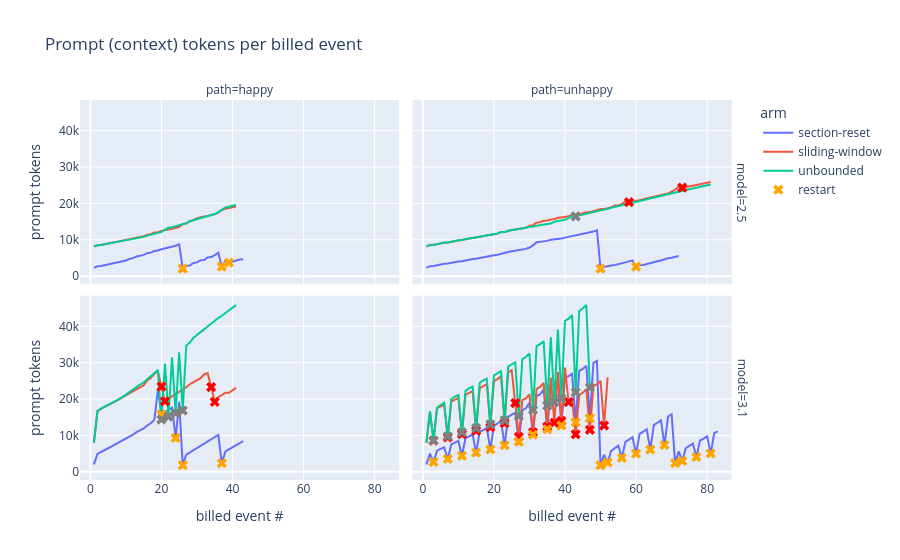

The notebook cell saved with this chart:
### Markdown cell above
## 4. Context length from start to question 20

Per-billed-event prompt size -- the raw "how much memory is the model carrying"
trace. Markers: red = compression eviction (sliding-window arm only),
orange = section-restart reset, gray = post-death anomaly (the GoAway cells).
This chart IS the turn-memory-vs-context-length distribution per arm.

### Code cell
fig = px.line(curves, x='event_index', y='prompt_tokens', color='arm',
              facet_col='path', facet_row='model', height=560,
              title='Prompt (context) tokens per billed event',
              labels={'event_index': 'billed event #', 'prompt_tokens': 'prompt tokens'})
drop_colors = {'eviction': 'red', 'restart': 'orange', 'anomaly': 'gray'}
drops = curves[curves['drop']]
for kind, color in drop_colors.items():
    d = drops[drops['drop_kind'] == kind]
    if len(d):
        # overlay drop markers on the matching facets
        for (m, p), dd in d.groupby(['model', 'path']):
            fig.add_trace(go.Scatter(
                x=dd['event_index'], y=dd['prompt_tokens'], mode='markers',
                marker=dict(color=color, size=9, symbol='x'),
                name=f'{kind}', legendgroup=kind, showlegend=(m == '2.5' and p == 'happy'),
            ), row=(1 if m == '3.1' else 2), col=(1 if p == 'happy' else 2))
fig.show()

### Figure 1 — Plotly figure (JSON) as saved in the notebook; plotly's stock layout.template omitted (floating-point values rounded to 4 significant figures)
{"data": [{"hovertemplate": "arm=section-reset<br>model=2.5<br>path=happy<br>billed event #=%{x}<br>prompt tokens=%{y}<extra></extra>", "legendgroup": "section-reset", "line": {"color": "#636efa", "dash": "solid"}, "marker": {"symbol": "circle"}, "mode": "lines", "name": "section-reset", "orientation": "v", "showlegend": true, "type": "scatter", "x": [1, 2, 3, 4, 5, 6, 7, 8, 9, 10, 11, 12, 13, 14, 15, 16, 17, 18, 19, 20, 21, 22, 23, 24, 25, 26, 27, 28, 29, 30, 31, 32, 33, 34, 35, 36, 37, 38, 39, 40, 41, 42, 43], "xaxis": "x3", "y": [2275, 2728, 2809, 3003, 3224, 3453, 3650, 3887, 4065, 4309, 4726, 4954, 5394, 5598, 5846, 6311, 6464, 6908, 7032, 7401, 7619, 7857, 8085, 8363, 8733, 2068, 2874, 2916, 3621, 3782, 4395, 4447, 5118, 5238, 5751, 6437, 2609, 4270, 3698, 4003, 4161, 4546, 4662], "yaxis": "y3"}, {"hovertemplate": "arm=section-reset<br>model=2.5<br>path=unhappy<br>billed event #=%{x}<br>prompt tokens=%{y}<extra></extra>", "legendgroup": "section-reset", "line": {"color": "#636efa", "dash": "solid"}, "marker": {"symbol": "circle"}, "mode": "lines", "name": "section-reset", "orientation": "v", "showlegend": false, "type": "scatter", "x": [1, 2, 3, 4, 5, 6, 7, 8, 9, 10, 11, 12, 13, 14, 15, 16, 17, 18, 19, 20, 21, 22, 23, 24, 25, 26, 27, 28, 29, 30, 31, 32, 33, 34, 35, 36, 37, 38, 39, 40, 41, 42, 43, 44, 45, 46, 47, 48, 49, 50, 51, 52, 53, 54, 55, 56, 57, 58, 59, 60, 61, 62, 63, 64, 65, 66, 67, 68, 69, 70, 71, 72], "xaxis": "x4", "y": [2275, 2735, 2796, 3059, 3121, 3426, 3447, 3693, 3818, 4028, 4109, 4343, 4493, 4704, 4812, 5026, 5208, 5425, 5504, 5732, 5885, 6196, 6292, 6626, 6831, 6985, 7065, 7358, 7490, 7871, 8460, 9334, 9386, 9643, 9693, 10002, 10091, 10308, 10373, 10582, 10802, 11043, 11118, 11394, 11566, 11847, 11946, 12249, 12651, 2068, 2525, 2638, 2919, 3078, 3384, 3484, 3781, 4050, 4302, 2609, 3030, 3054, 3356, 3611, 3961, 4077, 4286, 4701, 4897, 5045, 5357, 5536], "yaxis": "y4"}, {"hovertemplate": "arm=section-reset<br>model=3.1<br>path=happy<br>billed event #=%{x}<br>prompt tokens=%{y}<extra></extra>", "legendgroup": "section-reset", "line": {"color": "#636efa", "dash": "solid"}, "marker": {"symbol": "circle"}, "mode": "lines", "name": "section-reset", "orientation": "v", "showlegend": false, "type": "scatter", "x": [1, 2, 3, 4, 5, 6, 7, 8, 9, 10, 11, 12, 13, 14, 15, 16, 17, 18, 19, 20, 21, 22, 23, 24, 25, 26, 27, 28, 29, 30, 31, 32, 33, 34, 35, 36, 37, 38, 39, 40, 41, 42, 43], "xaxis": "x", "y": [2044, 4907, 5458, 5921, 6507, 6972, 7562, 8051, 8545, 9063, 9637, 10214, 10899, 11366, 11938, 12738, 13351, 14232, 22538, 15835, 16325, 16999, 17641, 9324, 19243, 1837, 4756, 5340, 6046, 6597, 7148, 7673, 8372, 9010, 9658, 10156, 2378, 5616, 6181, 6765, 7314, 7933, 8460], "yaxis": "y"}, {"hovertemplate": "arm=section-reset<br>model=3.1<br>path=unhappy<br>billed event #=%{x}<br>prompt tokens=%{y}<extra></extra>", "legendgroup": "section-reset", "line": {"color": "#636efa", "dash": "solid"}, "marker": {"symbol": "circle"}, "mode": "lines", "name": "section-reset", "orientation": "v", "showlegend": false, "type": "scatter", "x": [1, 2, 3, 4, 5, 6, 7, 8, 9, 10, 11, 12, 13, 14, 15, 16, 17, 18, 19, 20, 21, 22, 23, 24, 25, 26, 27, 28, 29, 30, 31, 32, 33, 34, 35, 36, 37, 38, 39, 40, 41, 42, 43, 44, 45, 46, 47, 48, 49, 50, 51, 52, 53, 54, 55, 56, 57, 58, 59, 60, 61, 62, 63, 64, 65, 66, 67, 68, 69, 70, 71, 72, 73, 74, 75, 76, 77, 78, 79, 80, 81, 82, 83], "xaxis": "x2", "y": [2044, 5003, 2688, 5799, 6326, 6756, 3544, 7529, 8033, 8484, 4409, 9250, 9758, 10252, 5291, 10963, 11477, 11977, 6161, 12737, 13245, 14072, 7294, 15122, 15743, 16188, 8280, 16952, 17468, 18983, 10215, 20870, 21303, 22646, 11687, 23822, 24241, 25107, 12724, 25839, 26301, 26925, 13648, 27777, 28297, 29149, 14750, 29936, 30498, 1837, 4690, 2580, 5742, 6438, 7170, 3861, 8258, 8857, 9513, 5000, 10431, 11029, 11706, 6124, 12846, 13490, 14158, 7368, 15204, 15826, 2378, 5636, 3005, 6523, 7127, 7749, 4083, 8609, 9112, 9749, 5058, 10635, 11098], "yaxis": "y2"}, {"hovertemplate": "arm=sliding-window<br>model=2.5<br>path=happy<br>billed event #=%{x}<br>prompt tokens=%{y}<extra></extra>", "legendgroup": "sliding-window", "line": {"color": "#EF553B", "dash": "solid"}, "marker": {"symbol": "circle"}, "mode": "lines", "name": "sliding-window", "orientation": "v", "showlegend": true, "type": "scatter", "x": [1, 2, 3, 4, 5, 6, 7, 8, 9, 10, 11, 12, 13, 14, 15, 16, 17, 18, 19, 20, 21, 22, 23, 24, 25, 26, 27, 28, 29, 30, 31, 32, 33, 34, 35, 36, 37, 38, 39, 40, 41], "xaxis": "x3", "y": [8165, 8522, 8573, 8844, 8975, 9205, 9352, 9565, 9709, 9931, 10070, 10399, 10582, 10846, 10945, 11369, 11528, 11975, 12081, 12451, 12587, 12875, 13050, 13320, 13484, 14315, 14438, 15134, 15363, 15956, 16082, 16383, 16564, 16791, 16972, 17515, 18152, 18540, 18722, 18956, 19144], "yaxis": "y3"}, {"hovertemplate": "arm=sliding-window<br>model=2.5<br>path=unhappy<br>billed event #=%{x}<br>prompt tokens=%{y}<extra></extra>", "legendgroup": "sliding-window", "line": {"color": "#EF553B", "dash": "solid"}, "marker": {"symbol": "circle"}, "mode": "lines", "name": "sliding-window", "orientation": "v", "showlegend": false, "type": "scatter", "x": [1, 2, 3, 4, 5, 6, 7, 8, 9, 10, 11, 12, 13, 14, 15, 16, 17, 18, 19, 20, 21, 22, 23, 24, 25, 26, 27, 28, 29, 30, 31, 32, 33, 34, 35, 36, 37, 38, 39, 40, 41, 42, 43, 44, 45, 46, 47, 48, 49, 50, 51, 52, 53, 54, 55, 56, 57, 58, 59, 60, 61, 62, 63, 64, 65, 66, 67, 68, 69, 70, 71, 72, 73, 74, 75, 76, 77, 78, 79, 80, 81], "xaxis": "x4", "y": [8165, 8539, 8596, 8859, 8918, 9198, 9242, 9487, 9639, 9813, 9929, 10198, 10337, 10500, 10615, 10842, 10995, 11214, 11283, 11524, 11678, 12050, 12140, 12487, 12671, 12834, 12913, 13162, 13280, 13883, 14022, 14717, 14831, 15209, 15276, 15573, 15697, 16060, 16120, 16250, 16496, 16791, 16842, 17123, 17277, 17518, 17601, 17847, 18096, 18423, 18421, 18646, 18957, 19397, 19416, 19840, 20549, 20323, 20460, 20669, 20894, 21169, 21324, 21635, 21851, 22071, 22232, 22455, 22697, 23225, 23736, 24583, 24319, 24517, 24636, 24839, 25032, 25268, 25402, 25634, 25850], "yaxis": "y4"}, {"hovertemplate": "arm=sliding-window<br>model=3.1<br>path=happy<br>billed event #=%{x}<br>prompt tokens=%{y}<extra></extra>", "legendgroup": "sliding-window", "line": {"color": "#EF553B", "dash": "solid"}, "marker": {"symbol": "circle"}, "mode": "lines", "name": "sliding-window", "orientation": "v", "showlegend": false, "type": "scatter", "x": [1, 2, 3, 4, 5, 6, 7, 8, 9, 10, 11, 12, 13, 14, 15, 16, 17, 18, 19, 20, 21, 22, 23, 24, 25, 26, 27, 28, 29, 30, 31, 32, 33, 34, 35, 36, 37, 38, 39, 40, 41], "xaxis": "x", "y": [7934, 16685, 17280, 17751, 18331, 18798, 19374, 19913, 20479, 20981, 21571, 22134, 22805, 23210, 23774, 25160, 25763, 26959, 27686, 23432, 19395, 20137, 20731, 21399, 21929, 22731, 23249, 24074, 24648, 25232, 25746, 26762, 27159, 23286, 19228, 20526, 21110, 21715, 21753, 22403, 23092], "yaxis": "y"}, {"hovertemplate": "arm=sliding-window<br>model=3.1<br>path=unhappy<br>billed event #=%{x}<br>prompt tokens=%{y}<extra></extra>", "legendgroup": "sliding-window", "line": {"color": "#EF553B", "dash": "solid"}, "marker": {"symbol": "circle"}, "mode": "lines", "name": "sliding-window", "orientation": "v", "showlegend": false, "type": "scatter", "x": [1, 2, 3, 4, 5, 6, 7, 8, 9, 10, 11, 12, 13, 14, 15, 16, 17, 18, 19, 20, 21, 22, 23, 24, 25, 26, 27, 28, 29, 30, 31, 32, 33, 34, 35, 36, 37, 38, 39, 40, 41, 42, 43, 44, 45, 46, 47, 48, 49, 50, 51, 52], "xaxis": "x2", "y": [7934, 16651, 8558, 17497, 17994, 18438, 9437, 19277, 19833, 20262, 10360, 21130, 21682, 22170, 11307, 22991, 23535, 24074, 12268, 24945, 25481, 26286, 13395, 27306, 27953, 18902, 9650, 19698, 20196, 21309, 10873, 22808, 23339, 24403, 12418, 25911, 13483, 27489, 13982, 28629, 19185, 20209, 10314, 21149, 21737, 22707, 11550, 23527, 24057, 25006, 12724, 25988], "yaxis": "y2"}, {"hovertemplate": "arm=unbounded<br>model=2.5<br>path=happy<br>billed event #=%{x}<br>prompt tokens=%{y}<extra></extra>", "legendgroup": "unbounded", "line": {"color": "#00cc96", "dash": "solid"}, "marker": {"symbol": "circle"}, "mode": "lines", "name": "unbounded", "orientation": "v", "showlegend": true, "type": "scatter", "x": [1, 2, 3, 4, 5, 6, 7, 8, 9, 10, 11, 12, 13, 14, 15, 16, 17, 18, 19, 20, 21, 22, 23, 24, 25, 26, 27, 28, 29, 30, 31, 32, 33, 34, 35, 36, 37, 38, 39, 40, 41], "xaxis": "x3", "y": [8165, 8490, 8546, 8731, 8869, 9099, 9240, 9455, 9591, 9809, 9958, 10260, 10429, 10653, 10794, 11146, 11360, 11636, 11926, 12108, 12758, 13305, 13453, 13715, 13884, 14321, 14557, 15107, 15388, 15841, 16093, 16315, 16588, 16814, 17069, 17594, 18178, 18862, 19054, 19405, 19621], "yaxis": "y3"}, {"hovertemplate": "arm=unbounded<br>model=2.5<br>path=unhappy<br>billed event #=%{x}<br>prompt tokens=%{y}<extra></extra>", "legendgroup": "unbounded", "line": {"color": "#00cc96", "dash": "solid"}, "marker": {"symbol": "circle"}, "mode": "lines", "name": "unbounded", "orientation": "v", "showlegend": false, "type": "scatter", "x": [1, 2, 3, 4, 5, 6, 7, 8, 9, 10, 11, 12, 13, 14, 15, 16, 17, 18, 19, 20, 21, 22, 23, 24, 25, 26, 27, 28, 29, 30, 31, 32, 33, 34, 35, 36, 37, 38, 39, 40, 41, 42, 43, 44, 45, 46, 47, 48, 49, 50, 51, 52, 53, 54, 55, 56, 57, 58, 59, 60, 61, 62, 63, 64, 65, 66, 67, 68, 69, 70, 71, 72, 73, 74, 75, 76, 77, 78, 79, 80, 81], "xaxis": "x4", "y": [8165, 8518, 8564, 8822, 8890, 9214, 9246, 9479, 9621, 9838, 9919, 10194, 10342, 10507, 10655, 10881, 11021, 11239, 11318, 11546, 11711, 12135, 12156, 12486, 12629, 12852, 12925, 13152, 13296, 13595, 13597, 13877, 14000, 14248, 14309, 14450, 14960, 15070, 15303, 15482, 15948, 16615, 16434, 16638, 16990, 17203, 17365, 17562, 17815, 18081, 18237, 18459, 18793, 19025, 19273, 19552, 19811, 20088, 20265, 20475, 20676, 20907, 21194, 21493, 21783, 22010, 22204, 22429, 22673, 22840, 22997, 23355, 23441, 23676, 23863, 24069, 24260, 24526, 24702, 24955, 25171], "yaxis": "y4"}, {"hovertemplate": "arm=unbounded<br>model=3.1<br>path=happy<br>billed event #=%{x}<br>prompt tokens=%{y}<extra></extra>", "legendgroup": "unbounded", "line": {"color": "#00cc96", "dash": "solid"}, "marker": {"symbol": "circle"}, "mode": "lines", "name": "unbounded", "orientation": "v", "showlegend": false, "type": "scatter", "x": [1, 2, 3, 4, 5, 6, 7, 8, 9, 10, 11, 12, 13, 14, 15, 16, 17, 18, 19, 20, 21, 22, 23, 24, 25, 26, 27, 28, 29, 30, 31, 32, 33, 34, 35, 36, 37, 38, 39, 40, 41], "xaxis": "x", "y": [7934, 16683, 17350, 17839, 18399, 18864, 19434, 19947, 20549, 21261, 21847, 22764, 23453, 23956, 24552, 25482, 26133, 27169, 27998, 14366, 29742, 15175, 31483, 16101, 32854, 16847, 34717, 35527, 36796, 37613, 38291, 39160, 39931, 40774, 41477, 42265, 42887, 43647, 44291, 45147, 45831], "yaxis": "y"}, {"hovertemplate": "arm=unbounded<br>model=3.1<br>path=unhappy<br>billed event #=%{x}<br>prompt tokens=%{y}<extra></extra>", "legendgroup": "unbounded", "line": {"color": "#00cc96", "dash": "solid"}, "marker": {"symbol": "circle"}, "mode": "lines", "name": "unbounded", "orientation": "v", "showlegend": false, "type": "scatter", "x": [1, 2, 3, 4, 5, 6, 7, 8, 9, 10, 11, 12, 13, 14, 15, 16, 17, 18, 19, 20, 21, 22, 23, 24, 25, 26, 27, 28, 29, 30, 31, 32, 33, 34, 35, 36, 37, 38, 39, 40, 41, 42, 43, 44, 45, 46, 47], "xaxis": "x2", "y": [7934, 16663, 8615, 17681, 18372, 18998, 9784, 20011, 20677, 21126, 10877, 22252, 22938, 23424, 12024, 24487, 25141, 25605, 13035, 26513, 27057, 27786, 14169, 28918, 29559, 30074, 15274, 30992, 31552, 32557, 17005, 34534, 35111, 35877, 18191, 36985, 19137, 39135, 20214, 41521, 42081, 43117, 21842, 44199, 44879, 45879, 23204], "yaxis": "y2"}, {"legendgroup": "eviction", "marker": {"color": "red", "size": 9, "symbol": "x"}, "mode": "markers", "name": "eviction", "showlegend": false, "type": "scatter", "x": [58, 73], "xaxis": "x4", "y": [20323, 24319], "yaxis": "y4"}, {"legendgroup": "eviction", "marker": {"color": "red", "size": 9, "symbol": "x"}, "mode": "markers", "name": "eviction", "showlegend": false, "type": "scatter", "x": [20, 21, 34, 35], "xaxis": "x", "y": [23432, 19395, 23286, 19228], "yaxis": "y"}, {"legendgroup": "eviction", "marker": {"color": "red", "size": 9, "symbol": "x"}, "mode": "markers", "name": "eviction", "showlegend": false, "type": "scatter", "x": [3, 7, 11, 15, 19, 23, 26, 27, 31, 35, 37, 39, 41, 43, 47, 51], "xaxis": "x2", "y": [8558, 9437, 10360, 11307, 12268, 13395, 18902, 9650, 10873, 12418, 13483, 13982, 19185, 10314, 11550, 12724], "yaxis": "y2"}, {"legendgroup": "restart", "marker": {"color": "orange", "size": 9, "symbol": "x"}, "mode": "markers", "name": "restart", "showlegend": true, "type": "scatter", "x": [26, 37, 39], "xaxis": "x3", "y": [2068, 2609, 3698], "yaxis": "y3"}, {"legendgroup": "restart", "marker": {"color": "orange", "size": 9, "symbol": "x"}, "mode": "markers", "name": "restart", "showlegend": false, "type": "scatter", "x": [50, 60], "xaxis": "x4", "y": [2068, 2609], "yaxis": "y4"}, {"legendgroup": "restart", "marker": {"color": "orange", "size": 9, "symbol": "x"}, "mode": "markers", "name": "restart", "showlegend": false, "type": "scatter", "x": [20, 24, 26, 37], "xaxis": "x", "y": [15835, 9324, 1837, 2378], "yaxis": "y"}, {"legendgroup": "restart", "marker": {"color": "orange", "size": 9, "symbol": "x"}, "mode": "markers", "name": "restart", "showlegend": false, "type": "scatter", "x": [3, 7, 11, 15, 19, 23, 27, 31, 35, 39, 43, 47, 50, 52, 56, 60, 64, 68, 71, 73, 77, 81], "xaxis": "x2", "y": [2688, 3544, 4409, 5291, 6161, 7294, 8280, 10215, 11687, 12724, 13648, 14750, 1837, 2580, 3861, 5000, 6124, 7368, 2378, 3005, 4083, 5058], "yaxis": "y2"}, {"legendgroup": "anomaly", "marker": {"color": "gray", "size": 9, "symbol": "x"}, "mode": "markers", "name": "anomaly", "showlegend": false, "type": "scatter", "x": [43], "xaxis": "x4", "y": [16434], "yaxis": "y4"}, {"legendgroup": "anomaly", "marker": {"color": "gray", "size": 9, "symbol": "x"}, "mode": "markers", "name": "anomaly", "showlegend": false, "type": "scatter", "x": [20, 22, 24, 26], "xaxis": "x", "y": [14366, 15175, 16101, 16847], "yaxis": "y"}, {"legendgroup": "anomaly", "marker": {"color": "gray", "size": 9, "symbol": "x"}, "mode": "markers", "name": "anomaly", "showlegend": false, "type": "scatter", "x": [3, 7, 11, 15, 19, 23, 27, 31, 35, 37, 39, 43, 47], "xaxis": "x2", "y": [8615, 9784, 10877, 12024, 13035, 14169, 15274, 17005, 18191, 19137, 20214, 21842, 23204], "yaxis": "y2"}], "layout": {"annotations": [{"font": {}, "showarrow": false, "text": "path=happy", "x": 0.24, "xanchor": "center", "xref": "paper", "y": 1.0, "yanchor": "bottom", "yref": "paper"}, {"font": {}, "showarrow": false, "text": "path=unhappy", "x": 0.74, "xanchor": "center", "xref": "paper", "y": 1.0, "yanchor": "bottom", "yref": "paper"}, {"font": {}, "showarrow": false, "text": "model=3.1", "textangle": 90, "x": 0.98, "xanchor": "left", "xref": "paper", "y": 0.2425, "yanchor": "middle", "yref": "paper"}, {"font": {}, "showarrow": false, "text": "model=2.5", "textangle": 90, "x": 0.98, "xanchor": "left", "xref": "paper", "y": 0.7575, "yanchor": "middle", "yref": "paper"}], "height": 560, "legend": {"title": {"text": "arm"}, "tracegroupgap": 0}, "title": {"text": "Prompt (context) tokens per billed event"}, "xaxis": {"anchor": "y", "domain": [0.0, 0.48], "title": {"text": "billed event #"}}, "xaxis2": {"anchor": "y2", "domain": [0.5, 0.98], "matches": "x", "title": {"text": "billed event #"}}, "xaxis3": {"anchor": "y3", "domain": [0.0, 0.48], "matches": "x", "showticklabels": false}, "xaxis4": {"anchor": "y4", "domain": [0.5, 0.98], "matches": "x", "showticklabels": false}, "yaxis": {"anchor": "x", "domain": [0.0, 0.485], "title": {"text": "prompt tokens"}}, "yaxis2": {"anchor": "x2", "domain": [0.0, 0.485], "matches": "y", "showticklabels": false}, "yaxis3": {"anchor": "x3", "domain": [0.515, 1.0], "matches": "y", "title": {"text": "prompt tokens"}}, "yaxis4": {"anchor": "x4", "domain": [0.515, 1.0], "matches": "y", "showticklabels": false}}}
